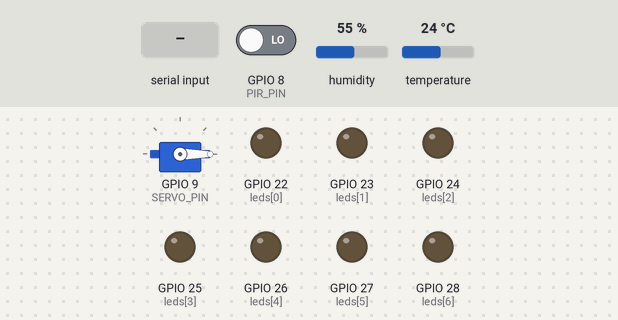
Simulated run of this sketch. Board: ESP32-S3. Parts: servo, output pins drawn as LEDs (lit = HIGH). Inputs (shaded band) come from the test bench; at power-on: GPIO 8 (PIR_PIN) LOW, humidity 55 %, temperature 24 °C.

Above: at 1.2 s.
1.3 s: GPIO 8 (PIR_PIN) driven HIGH
At 2.5 s:
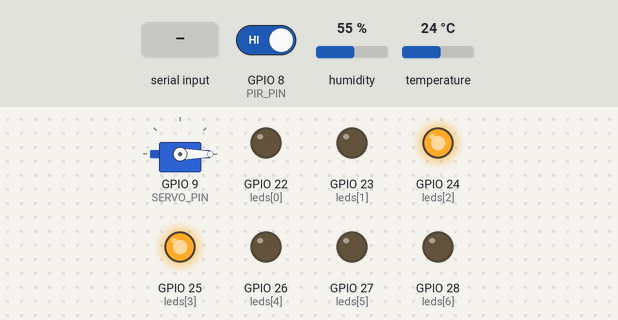
2.8 s: "S" received over the second serial link
At 3.9 s:
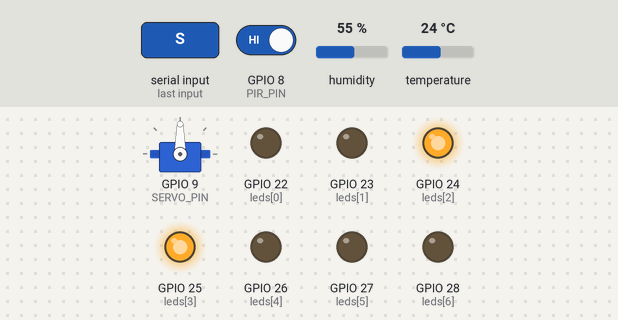
4.3 s: GPIO 8 (PIR_PIN) driven LOW
At 10.0 s:
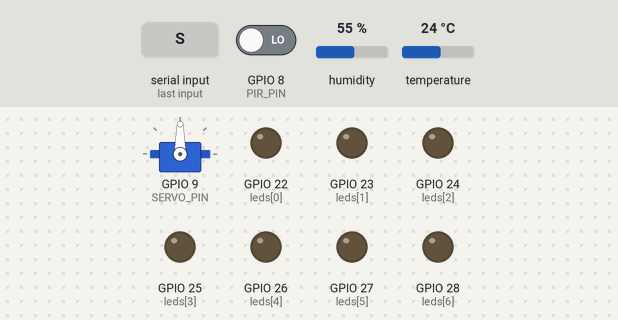
10.7 s: "C" received over the second serial link
At 11.1 s:
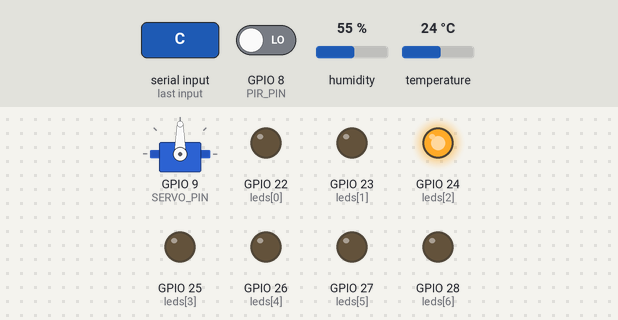
12.2 s: "s" received over the second serial link
At 13.4 s:
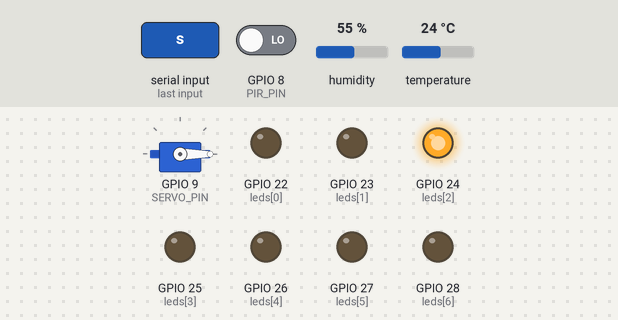
13.7 s: "D" received over the second serial link
At 14.6 s:
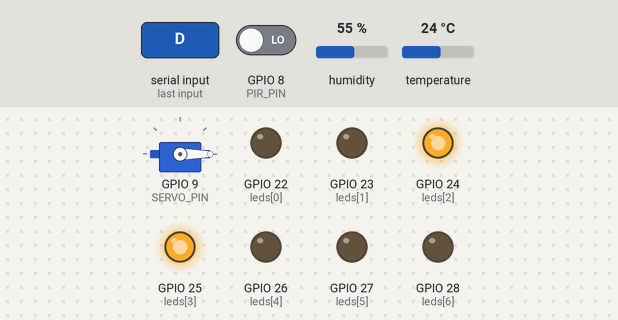
Timing chart, 0 to 16.2 s (numbered marks = the images above; inputs shaded):
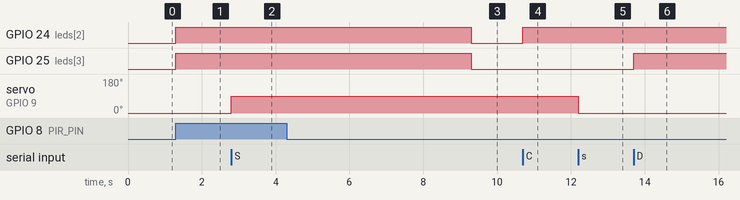

The sketch:

ARDUINO.ino
```cpp
#include <Servo.h>
#include "DHT.h"

// ===== LEDS =====
int leds[] = {22, 23, 24, 25, 26, 27, 28};
int total = 7;

// ===== DHT11 =====
#define DHTPIN 4
#define DHTTYPE DHT11
DHT dht(DHTPIN, DHTTYPE);

// ===== SERVO =====
Servo servo;
const int SERVO_PIN = 9;
int abierto = 90;
int cerrado = 0;

// ===== ULTRASONIDO =====
const int TRIG = 7;
const int ECHO = 6;

// ===== PIR =====
const int PIR_PIN = 8;

// ===== SENSOR WEB =====
bool sensorActivo = false;

// ===== CONFIG ULTRASONIDO =====
unsigned long tiempoCierre = 5000;
float distanciaBase = 0;
int margenDeteccion = 25;

// ===== ESTADO PUERTA =====
bool puertaAbierta = false;
unsigned long sinPresenciaDesde = 0;

// ===== PIR CONTROL =====
unsigned long pirUltVisto = 0;
const unsigned long PIR_APAGADO = 5000;

// PRIORIDAD MANUAL
bool manualCocina = false;
bool manualSala = false;

float distanciaCM() {
  digitalWrite(TRIG, LOW);
  delayMicroseconds(2);
  digitalWrite(TRIG, HIGH);
  delayMicroseconds(10);
  digitalWrite(TRIG, LOW);

  unsigned long dur = pulseIn(ECHO, HIGH, 30000);
  if (dur == 0) return 999;
  return (dur * 0.0343f) / 2.0f;
}

float promedioDistancia(int n) {
  float suma = 0;
  int validas = 0;
  for (int i = 0; i < n; i++) {
    float d = distanciaCM();
    if (d > 2 && d < 300) { suma += d; validas++; }
    delay(20);
  }
  if (validas == 0) return 999;
  return suma / validas;
}

void abrirPuerta() {
  servo.write(abierto);
  puertaAbierta = true;
}

void cerrarPuerta() {
  servo.write(cerrado);
  puertaAbierta = false;
}

void setup() {
  Serial.begin(9600);
  Serial1.begin(9600);

  for (int i = 0; i < total; i++) {
    pinMode(leds[i], OUTPUT);
    digitalWrite(leds[i], LOW);
  }

  pinMode(TRIG, OUTPUT);
  pinMode(ECHO, INPUT);
  pinMode(PIR_PIN, INPUT);

  servo.attach(SERVO_PIN);
  cerrarPuerta();

  dht.begin();  // INICIAR DHT11
}

void loop() {

  // ===== COMANDOS DESDE ESP32 =====
  while (Serial1.available()) {
    char c = Serial1.read();

    if (c >= 'A' && c <= 'G') {
      digitalWrite(leds[c - 'A'], HIGH);
      if (c == 'C') manualCocina = true;
      if (c == 'D') manualSala = true;
    }

    else if (c >= 'a' && c <= 'g') {
      digitalWrite(leds[c - 'a'], LOW);
      if (c == 'c') manualCocina = false;
      if (c == 'd') manualSala = false;
    }

    else if (c == 'S') abrirPuerta();
    else if (c == 's') cerrarPuerta();

    else if (c == 'U') {
      sensorActivo = true;
      distanciaBase = promedioDistancia(10);
    }
    else if (c == 'u') {
      sensorActivo = false;
    }
  }

  // ===== ULTRASONIDO =====
  if (sensorActivo) {
    float dist = promedioDistancia(3);
    unsigned long ahora = millis();

    bool presencia = (dist <= (distanciaBase - margenDeteccion));

    if (presencia) {
      if (!puertaAbierta) abrirPuerta();
      sinPresenciaDesde = 0;
    }
    else if (puertaAbierta) {
      if (sinPresenciaDesde == 0) sinPresenciaDesde = ahora;
      if (ahora - sinPresenciaDesde >= tiempoCierre) {
        cerrarPuerta();
        sinPresenciaDesde = 0;
      }
    }
  }

  // ===== PIR + PRIORIDAD MANUAL =====
  unsigned long ahora = millis();
  bool pir = digitalRead(PIR_PIN);

  if (pir) {
    pirUltVisto = ahora;
    if (!manualCocina) digitalWrite(leds[2], HIGH);
    if (!manualSala) digitalWrite(leds[3], HIGH);
  }

  if (pirUltVisto != 0 && (ahora - pirUltVisto >= PIR_APAGADO)) {
    if (!manualCocina) digitalWrite(leds[2], LOW);
    if (!manualSala) digitalWrite(leds[3], LOW);
  }

  // ===== DHT11 =====
  static unsigned long ultimoDHT = 0;
  if (millis() - ultimoDHT >= 2000) {
    ultimoDHT = millis();

    float temperatura = dht.readTemperature();
    float humedad = dht.readHumidity();

    if (!isnan(temperatura) && !isnan(humedad)) {
      Serial1.print("T:");
      Serial1.print(temperatura);
      Serial1.print(",H:");
      Serial1.println(humedad);
    } else {
      Serial.println("Error leyendo DHT11");
    }

  }
}
```

Measured:
- after the input at 1.3 s, GPIO 24 (leds[2]), GPIO 25 (leds[3]): LOW → HIGH at once
- after the input at 2.8 s, servo on GPIO 9 (SERVO_PIN): 0° → 90° at once
- after the input at 4.3 s, GPIO 24 (leds[2]), GPIO 25 (leds[3]): HIGH → LOW after 5.0 s
- after the input at 10.7 s, GPIO 24 (leds[2]): LOW → HIGH at once
- after the input at 12.2 s, servo on GPIO 9 (SERVO_PIN): 90° → 0° at once
- after the input at 13.7 s, GPIO 25 (leds[3]): LOW → HIGH at once
